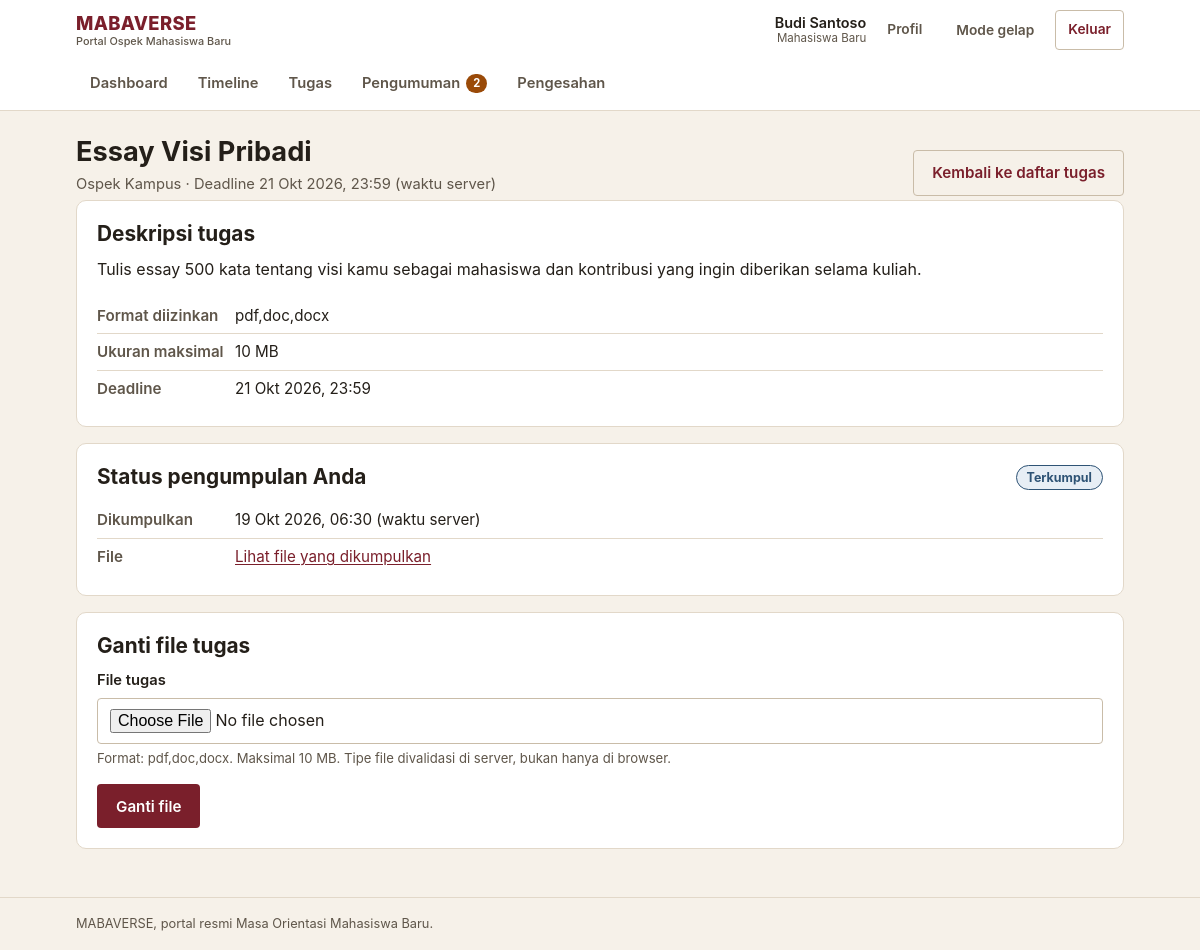
/submit-tugas/1 (signed in), run on the app's committed database.
### tables this page shows
CREATE TABLE tugas (
    id INT AUTO_INCREMENT PRIMARY KEY,
    tahap_id INT NOT NULL,
    judul VARCHAR(255) NOT NULL,
    deskripsi TEXT,
    format_diizinkan VARCHAR(255) DEFAULT 'pdf,jpg,png,doc,docx',
    ukuran_max_mb INT DEFAULT 10,
    deadline DATETIME NOT NULL,
    target_fakultas_id INT DEFAULT NULL,
    target_jurusan_id INT DEFAULT NULL,
    target_kelompok_id INT DEFAULT NULL,
    created_by INT NOT NULL,
    created_at TIMESTAMP DEFAULT CURRENT_TIMESTAMP,
    FOREIGN KEY (tahap_id) REFERENCES tahap_ospek(id) ON DELETE CASCADE,
    FOREIGN KEY (target_fakultas_id) REFERENCES fakultas(id) ON DELETE SET NULL,
    FOREIGN KEY (target_jurusan_id) REFERENCES jurusan(id) ON DELETE SET NULL,
    FOREIGN KEY (target_kelompok_id) REFERENCES kelompok(id) ON DELETE SET NULL,
    FOREIGN KEY (created_by) REFERENCES users(id) ON DELETE CASCADE
);

CREATE TABLE tahap_ospek (
    id INT AUTO_INCREMENT PRIMARY KEY,
    judul VARCHAR(255) NOT NULL,
    deskripsi TEXT,
    urutan INT NOT NULL,
    tanggal_mulai DATETIME NOT NULL,
    tanggal_selesai DATETIME NOT NULL,
    target_level ENUM('universitas', 'fakultas', 'jurusan') DEFAULT 'universitas',
    lokasi_text VARCHAR(255) DEFAULT NULL,
    lampiran VARCHAR(255) DEFAULT NULL,
    status ENUM('belum_mulai', 'berlangsung', 'selesai') DEFAULT 'belum_mulai',
    created_at TIMESTAMP DEFAULT CURRENT_TIMESTAMP,
    updated_at TIMESTAMP DEFAULT CURRENT_TIMESTAMP ON UPDATE CURRENT_TIMESTAMP
);

CREATE TABLE pengumpulan_tugas (
    id INT AUTO_INCREMENT PRIMARY KEY,
    tugas_id INT NOT NULL,
    user_id INT NOT NULL,
    file_path VARCHAR(255) NOT NULL,
    waktu_submit_server TIMESTAMP DEFAULT CURRENT_TIMESTAMP,
    status ENUM('terkumpul', 'terlambat', 'revisi', 'diterima') DEFAULT 'terkumpul',
    catatan_panitia TEXT DEFAULT NULL,
    diverifikasi_oleh INT DEFAULT NULL,
    updated_at TIMESTAMP DEFAULT CURRENT_TIMESTAMP ON UPDATE CURRENT_TIMESTAMP,
    FOREIGN KEY (tugas_id) REFERENCES tugas(id) ON DELETE CASCADE,
    FOREIGN KEY (user_id) REFERENCES users(id) ON DELETE CASCADE,
    FOREIGN KEY (diverifikasi_oleh) REFERENCES users(id) ON DELETE SET NULL
);

### controllers/MabaController.php (called while the page is built, shortened)
<?php
require_once __DIR__ . '/../models/Tugas.php';
class MabaController {
    public function submitTugas($tugas_id) {
        $tugasModel = new Tugas();
        $tugas = $tugasModel->getTugasById($tugas_id);
        $current_submission = $tugasModel->getPengumpulanByUser($_SESSION['user_id'], $tugas_id);
        $deadline_lewat = date('Y-m-d H:i:s') > $tugas['deadline'];
        include_once __DIR__ . '/../views/maba/submit_tugas.php';
    }
}

### config/database.php (called while the page is built)
<?php
require_once __DIR__ . '/config.php';
class Database {
    private static $instance = null;
    private $pdo;
    private function __construct() {
        try {
            $dsn = "mysql:host=" . DB_HOST . ";dbname=" . DB_NAME . ";charset=" . DB_CHARSET;
            $options = [
                PDO::ATTR_ERRMODE => PDO::ERRMODE_EXCEPTION,
                PDO::ATTR_DEFAULT_FETCH_MODE => PDO::FETCH_ASSOC,
                PDO::ATTR_EMULATE_PREPARES => false,
            ];
            $this->pdo = new PDO($dsn, DB_USER, DB_PASS, $options);
        } catch (PDOException $e) {
            error_log('[MABAVERSE] Koneksi database gagal: ' . $e->getMessage());
            if (defined('APP_ENV') && APP_ENV === 'production') {
                throw new RuntimeException('Layanan database sedang tidak tersedia.');
            }
            die("Koneksi database gagal: " . $e->getMessage()
                . " — periksa DB_HOST/DB_USER/DB_PASS di config/config.local.php dan pastikan MySQL berjalan.");
        }
    }
    public static function getInstance() {
        if (self::$instance === null) {
            self::$instance = new self();
        }
        return self::$instance;
    }
    public function getConnection() {
        return $this->pdo;
    }
}

### models/Tugas.php (called while the page is built, shortened)
<?php
require_once __DIR__ . '/../config/config.php';
class Tugas {
    private $db;
    public function __construct() {
        $this->db = Database::getInstance()->getConnection();
    }
    public function getTugasById($id) {
        $stmt = $this->db->prepare("
            SELECT t.*, ta.judul as tahap_judul,
                   f.nama as target_fakultas_nama,
                   j.nama as target_jurusan_nama,
                   k.nama as target_kelompok_nama
            FROM tugas t
            INNER JOIN tahap_ospek ta ON t.tahap_id = ta.id
            LEFT JOIN fakultas f ON t.target_fakultas_id = f.id
            LEFT JOIN jurusan j ON t.target_jurusan_id = j.id
            LEFT JOIN kelompok k ON t.target_kelompok_id = k.id
            WHERE t.id = ?
        ");
        $stmt->execute([$id]);
        return $stmt->fetch();
    }
    public function getPengumpulanByUser($user_id, $tugas_id = null) {
        if ($tugas_id) {
            $stmt = $this->db->prepare("
                SELECT pt.*, t.judul as tugas_judul, t.deadline
                FROM pengumpulan_tugas pt
                INNER JOIN tugas t ON pt.tugas_id = t.id
                WHERE pt.user_id = ? AND pt.tugas_id = ?
            ");
            $stmt->execute([$user_id, $tugas_id]);
            return $stmt->fetch();
        }
    }
}

### config/config.php (called while the page is built, shortened)
<?php
function e($value) {
    return htmlspecialchars((string)$value, ENT_QUOTES, 'UTF-8');
}
function status_meta($status) {
    $map = [
        'hadir'             => ['Hadir', 'ok'],
        'di_luar_radius'    => ['Di luar radius', 'warn'],
        'terlambat'         => ['Terlambat', 'warn'],
        'tidak_hadir'       => ['Tidak hadir', 'danger'],
        'izin'              => ['Izin', 'info'],
        'terkumpul'         => ['Terkumpul', 'info'],
        'revisi'            => ['Perlu revisi', 'warn'],
        'diterima'          => ['Diterima', 'ok'],
        'belum_dikumpulkan' => ['Belum dikumpulkan', 'neutral'],
        'disahkan'          => ['Disahkan', 'ok'],
        'belum_memenuhi'    => ['Belum memenuhi syarat', 'danger'],
        'belum_mulai'       => ['Belum mulai', 'neutral'],
        'berlangsung'       => ['Berlangsung', 'brand'],
        'selesai'           => ['Selesai', 'ok'],
        'normal'            => ['Normal', 'neutral'],
        'penting'           => ['Penting', 'warn'],
        'mendesak'          => ['Mendesak', 'danger'],
    ];
    if (isset($map[$status])) {
        return $map[$status];
    }
    return [ucwords(str_replace('_', ' ', (string)$status)), 'neutral'];
}
function format_tanggal($datetime, $dengan_waktu = true) {
    $ts = strtotime($datetime);
    $bulan = [1 => 'Jan', 'Feb', 'Mar', 'Apr', 'Mei', 'Jun', 'Jul', 'Agu', 'Sep', 'Okt', 'Nov', 'Des'];
    $hasil = date('j', $ts) . ' ' . $bulan[(int)date('n', $ts)] . ' ' . date('Y', $ts);
    if ($dengan_waktu) {
        $hasil .= ', ' . date('H:i', $ts);
    }
    return $hasil;
}
require_once __DIR__ . '/database.php';

### views/maba/submit_tugas.php (the view, shortened to what this page needs)
<?php
include __DIR__ . '/../layouts/header.php';
$terkunci = $deadline_lewat && $current_submission;
?>
<div class="page-head">
    <div>
        <h1><?= e($tugas['judul']) ?></h1>
        <p class="page-sub"><?= e($tugas['tahap_judul'] ?? '') ?> &middot; Deadline <?= e(format_tanggal($tugas['deadline'])) ?> (waktu server)</p>
    </div>
    <div class="page-actions">
        <a class="btn btn-outline" href="<?= BASE_URL ?>tugas">Kembali ke daftar tugas</a>
    </div>
</div>
<div class="card">
    <h2>Deskripsi tugas</h2>
    <p><?= nl2br(e($tugas['deskripsi'])) ?></p>
    <ul class="meta-list">
        <li><span class="meta-label">Format diizinkan</span> <?= e($tugas['format_diizinkan']) ?></li>
        <li><span class="meta-label">Ukuran maksimal</span> <?= (int)$tugas['ukuran_max_mb'] ?> MB</li>
        <li><span class="meta-label">Deadline</span> <?= e(format_tanggal($tugas['deadline'])) ?></li>
    </ul>
</div>
<?php if ($current_submission): ?>
<?php list($status_label, $status_tone) = status_meta($current_submission['status']); ?>
<div class="card">
    <div class="card-head">
        <h2>Status pengumpulan Anda</h2>
        <span class="chip chip-<?= $status_tone ?>"><?= e($status_label) ?></span>
    </div>
    <ul class="meta-list">
        <li><span class="meta-label">Dikumpulkan</span> <?= e(format_tanggal($current_submission['waktu_submit_server'])) ?> (waktu server)</li>
        <li><span class="meta-label">File</span> <a href="<?= BASE_URL . e($current_submission['file_path']) ?>" target="_blank" rel="noopener">Lihat file yang dikumpulkan</a></li>
    </ul>
</div>
<?php endif; ?>
<?php if ($terkunci): ?>
<div class="alert alert-warn">
    Deadline sudah lewat. File yang sudah dikumpulkan tidak dapat diganti lagi. Bila panitia meminta revisi, ikuti arahan mereka.
</div>
<?php else: ?>
<div class="card">
    <h2><?= $current_submission ? 'Ganti file tugas' : 'Kumpulkan file tugas' ?></h2>
    <form method="post" action="<?= BASE_URL ?>submit-tugas/<?= (int)$tugas['id'] ?>" enctype="multipart/form-data">
        <div class="field">
            <label for="file_tugas">File tugas</label>
            <input type="file" id="file_tugas" name="file_tugas" required>
            <p class="field-hint">Format: <?= e($tugas['format_diizinkan']) ?>. Maksimal <?= (int)$tugas['ukuran_max_mb'] ?> MB. Tipe file divalidasi di server, bukan hanya di browser.</p>
        </div>
        <button type="submit" class="btn"><?= $current_submission ? 'Ganti file' : 'Kirim tugas' ?></button>
    </form>
</div>
<?php endif; ?>
<?php include __DIR__ . '/../layouts/footer.php'; ?>

### assets/css/style.css (style rules this page uses)
:root { --bg: #F6F1E9; --surface: #FFFFFF; --surface-alt: #F0E9DE; --ink: #241F19; --ink-soft: #5F564A; --line: #E2D8C9; --line-strong: #C9BCA8; --brand: #7A1F2B; --brand-strong: #5E1620; --brand-soft: #F5E7E8; --brand-ink: #FFFFFF; --accent: #9A4A08; --accent-soft: #FBEEDD; --ok: #1E6B43; --ok-soft: #E4F2E9; --warn: #8A4B0F; --warn-soft: #FBEEDC; --danger: #A32A22; --danger-soft: #F9E6E4; --info: #2E5375; --info-soft: #E7EEF5; --radius-sm: 4px; --radius: 10px; --shadow-1: 0 1px 2px rgba(36, 31, 25, 0.08), 0 6px 16px rgba(36, 31, 25, 0.07); --maxw: 1080px; --font: -apple-system, BlinkMacSystemFont, "Segoe UI", Roboto, "Helvetica Neue", Arial, sans-serif; }
*, *::before, *::after { box-sizing: border-box; }
html { -webkit-text-size-adjust: 100%; }
body { margin: 0; background: var(--bg); color: var(--ink); font-family: var(--font); font-size: 16px; line-height: 1.55; }
h1, h2, h3, h4 { margin: 0 0 0.5em; line-height: 1.25; font-weight: 700; }
h1 { font-size: clamp(1.3rem, 1.1rem + 1vw, 1.7rem); }
h2 { font-size: clamp(1.1rem, 1rem + 0.6vw, 1.3rem); }
p { margin: 0 0 1em; }
a { color: var(--brand); text-decoration-thickness: 1px; text-underline-offset: 2px; }
.page-head { display: flex; align-items: flex-end; justify-content: space-between; gap: 12px; flex-wrap: wrap; margin: 24px 0 4px; }
.page-head h1 { margin: 0; }
.page-head .page-sub { color: var(--ink-soft); margin: 4px 0 0; font-size: 0.92rem; }
.page-actions { display: flex; gap: 8px; flex-wrap: wrap; }
.btn { display: inline-flex; align-items: center; justify-content: center; gap: 6px; min-height: 44px; padding: 10px 18px; border-radius: var(--radius-sm); border: 1px solid transparent; background: var(--brand); color: var(--brand-ink); font-family: inherit; font-size: 0.95rem; font-weight: 600; text-decoration: none; cursor: pointer; transition: background-color 120ms ease, border-color 120ms ease, color 120ms ease; }
.btn-outline { background: transparent; color: var(--brand); border-color: var(--line-strong); }
.card { background: var(--surface); border: 1px solid var(--line); border-radius: var(--radius); padding: 20px; margin-bottom: 16px; }
.card-head { display: flex; align-items: center; justify-content: space-between; gap: 12px; flex-wrap: wrap; margin-bottom: 12px; }
.card-head h2, .card-head h3 { margin: 0; }
.chip { display: inline-block; padding: 2px 10px; border-radius: 999px; font-size: 0.78rem; font-weight: 700; white-space: nowrap; border: 1px solid transparent; }
.chip-info { background: var(--info-soft); color: var(--info); border-color: var(--info); }
.field { margin-bottom: 16px; }
.field label { display: block; font-weight: 600; margin-bottom: 6px; font-size: 0.92rem; }
.field input[type="text"], .field input[type="email"], .field input[type="password"], .field input[type="number"], .field input[type="date"], .field input[type="time"], .field input[type="datetime-local"], .field input[type="file"], .field select, .field textarea { width: 100%; padding: 10px 12px; min-height: 44px; border: 1px solid var(--line-strong); border-radius: var(--radius-sm); background: var(--surface); color: var(--ink); font-family: inherit; font-size: 1rem; }
.field-hint { font-size: 0.82rem; color: var(--ink-soft); margin-top: 4px; }
.meta-list { list-style: none; margin: 0; padding: 0; font-size: 0.95rem; }
.meta-list li { display: flex; gap: 8px; padding: 6px 0; border-bottom: 1px solid var(--line); flex-wrap: wrap; }
.meta-list li:last-child { border-bottom: none; }
.meta-list .meta-label { min-width: 130px; color: var(--ink-soft); font-weight: 600; }

### data on the page
tugas: judul "Essay Visi Pribadi", tahap.judul "Ospek Kampus", deadline "21 Okt 2026, 23:59", deskripsi "Tulis essay 500 kata tentang visi kamu sebagai mahasiswa dan kontribusi yang ingin diberikan selama kuliah.", format_diizinkan "pdf,doc,docx", ukuran_max_mb "10"
pengumpulan_tugas: waktu_submit_server "19 Okt 2026, 06:30"

### other printed values
$user_nama "Budi Santoso"
$role_label "Mahasiswa Baru"
$label "Dashboard"
$label "Timeline"
$label "Tugas"
$label "Pengumuman"
$unread_pengumuman "2"
$label "Pengesahan"
$status_label "Terkumpul"
